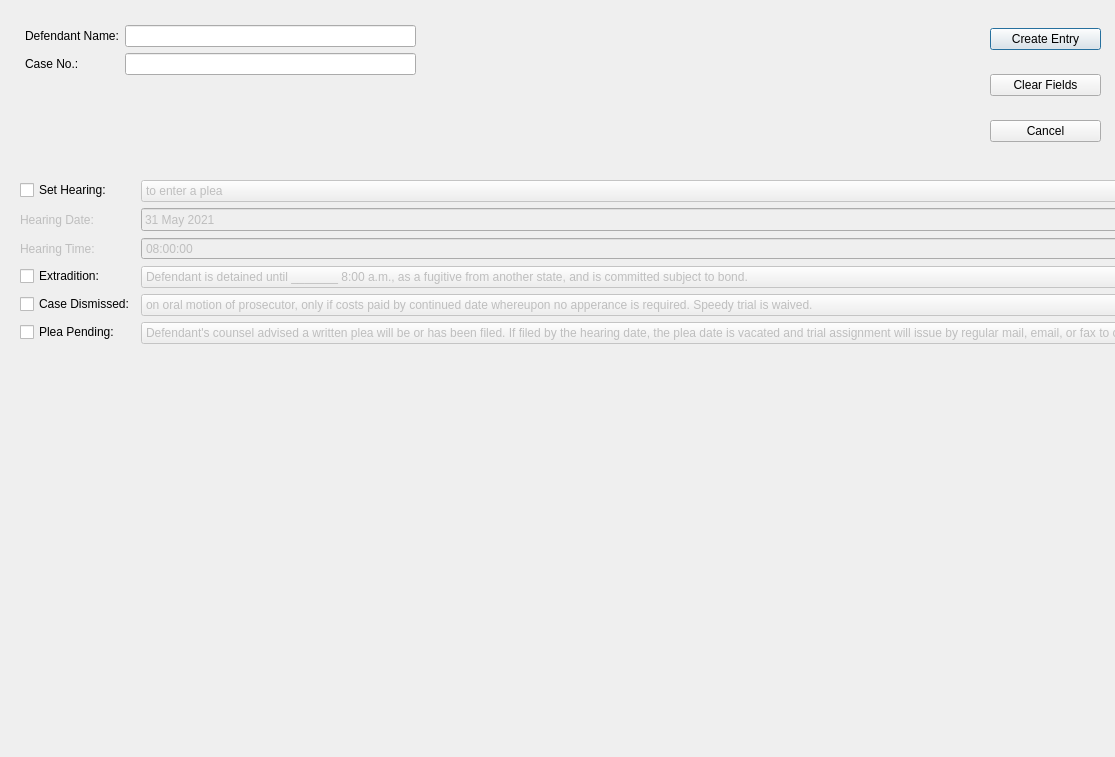
<?xml version="1.0" encoding="UTF-8"?>
<ui version="4.0">
 <class>YellowFormDialog</class>
 <widget class="QDialog" name="YellowFormDialog">
  <property name="enabled">
   <bool>true</bool>
  </property>
  <property name="geometry">
   <rect>
    <x>0</x>
    <y>0</y>
    <width>1115</width>
    <height>757</height>
   </rect>
  </property>
  <property name="sizePolicy">
   <sizepolicy hsizetype="Preferred" vsizetype="Preferred">
    <horstretch>0</horstretch>
    <verstretch>0</verstretch>
   </sizepolicy>
  </property>
  <property name="windowTitle">
   <string>YellowFormDialog</string>
  </property>
  <widget class="QWidget" name="layoutWidget_2">
   <property name="geometry">
    <rect>
     <x>990</x>
     <y>10</y>
     <width>111</width>
     <height>151</height>
    </rect>
   </property>
   <layout class="QVBoxLayout" name="verticalLayout">
    <item>
     <widget class="QPushButton" name="pushButton">
      <property name="text">
       <string>Create Entry</string>
      </property>
     </widget>
    </item>
    <item>
     <widget class="QPushButton" name="pushButton_2">
      <property name="text">
       <string>Clear Fields</string>
      </property>
     </widget>
    </item>
    <item>
     <widget class="QPushButton" name="pushButton_3">
      <property name="text">
       <string>Cancel</string>
      </property>
     </widget>
    </item>
   </layout>
  </widget>
  <widget class="QWidget" name="layoutWidget">
   <property name="geometry">
    <rect>
     <x>20</x>
     <y>20</y>
     <width>401</width>
     <height>81</height>
    </rect>
   </property>
   <layout class="QFormLayout" name="formLayout">
    <property name="leftMargin">
     <number>5</number>
    </property>
    <property name="topMargin">
     <number>5</number>
    </property>
    <property name="rightMargin">
     <number>5</number>
    </property>
    <property name="bottomMargin">
     <number>5</number>
    </property>
    <item row="0" column="0">
     <widget class="QLabel" name="label">
      <property name="text">
       <string>Defendant Name:</string>
      </property>
     </widget>
    </item>
    <item row="0" column="1">
     <widget class="QLineEdit" name="defendant_name"/>
    </item>
    <item row="1" column="0">
     <widget class="QLabel" name="label_2">
      <property name="text">
       <string>Case No.:</string>
      </property>
     </widget>
    </item>
    <item row="1" column="1">
     <widget class="QLineEdit" name="case_no"/>
    </item>
   </layout>
  </widget>
  <widget class="QWidget" name="layoutWidget">
   <property name="geometry">
    <rect>
     <x>20</x>
     <y>180</y>
     <width>1258</width>
     <height>281</height>
    </rect>
   </property>
   <layout class="QFormLayout" name="formLayout_2">
    <item row="0" column="0">
     <widget class="QCheckBox" name="set_hearing_checkbox">
      <property name="text">
       <string>Set Hearing:</string>
      </property>
     </widget>
    </item>
    <item row="0" column="1">
     <widget class="QComboBox" name="case_set_for_choices">
      <property name="enabled">
       <bool>false</bool>
      </property>
      <item>
       <property name="text">
        <string>to enter a plea</string>
       </property>
      </item>
      <item>
       <property name="text">
        <string>for a trial on not guilty plea</string>
       </property>
      </item>
     </widget>
    </item>
    <item row="7" column="0">
     <widget class="QCheckBox" name="extradition_checkbox">
      <property name="text">
       <string>Extradition:</string>
      </property>
     </widget>
    </item>
    <item row="9" column="0">
     <widget class="QCheckBox" name="case_dismissed_checkbox">
      <property name="text">
       <string>Case Dismissed:</string>
      </property>
     </widget>
    </item>
    <item row="11" column="0">
     <widget class="QCheckBox" name="plea_pending_checkbox">
      <property name="text">
       <string>Plea Pending:</string>
      </property>
     </widget>
    </item>
    <item row="11" column="1">
     <widget class="QComboBox" name="plea_pending_choices">
      <property name="enabled">
       <bool>false</bool>
      </property>
      <item>
       <property name="text">
        <string>Defendant's counsel advised a written plea will be or has been filed. If filed by the hearing date, the plea date is vacated and trial assignment will issue by regular mail, email, or fax to counsel.</string>
       </property>
      </item>
     </widget>
    </item>
    <item row="9" column="1">
     <widget class="QComboBox" name="dismissed_choices">
      <property name="enabled">
       <bool>false</bool>
      </property>
      <property name="sizeAdjustPolicy">
       <enum>QComboBox::AdjustToContentsOnFirstShow</enum>
      </property>
      <item>
       <property name="text">
        <string>on oral motion of prosecutor, only if costs paid by continued date whereupon no apperance is required. Speedy trial is waived.</string>
       </property>
      </item>
      <item>
       <property name="text">
        <string>without prejudice.</string>
       </property>
      </item>
     </widget>
    </item>
    <item row="7" column="1">
     <widget class="QComboBox" name="extradition_choices">
      <property name="enabled">
       <bool>false</bool>
      </property>
      <property name="editable">
       <bool>false</bool>
      </property>
      <property name="sizeAdjustPolicy">
       <enum>QComboBox::AdjustToContents</enum>
      </property>
      <item>
       <property name="text">
        <string>Defendant is detained until _______ 8:00 a.m., as a fugitive from another state, and is committed subject to bond.</string>
       </property>
      </item>
      <item>
       <property name="text">
        <string>Defendant waived issues of governor's warrant and habeas corpus. R.C. 2963.11-13. Defendant shall report to court as directed if released on bond.</string>
       </property>
      </item>
     </widget>
    </item>
    <item row="1" column="1">
     <widget class="QDateEdit" name="case_set_date">
      <property name="enabled">
       <bool>false</bool>
      </property>
      <property name="minimumDateTime">
       <datetime>
        <hour>0</hour>
        <minute>0</minute>
        <second>0</second>
        <year>2021</year>
        <month>5</month>
        <day>31</day>
       </datetime>
      </property>
      <property name="maximumDate">
       <date>
        <year>2100</year>
        <month>12</month>
        <day>31</day>
       </date>
      </property>
      <property name="minimumDate">
       <date>
        <year>2021</year>
        <month>5</month>
        <day>31</day>
       </date>
      </property>
      <property name="calendarPopup">
       <bool>true</bool>
      </property>
      <property name="date">
       <date>
        <year>2021</year>
        <month>5</month>
        <day>31</day>
       </date>
      </property>
     </widget>
    </item>
    <item row="1" column="0">
     <widget class="QLabel" name="hearing_date_label">
      <property name="enabled">
       <bool>false</bool>
      </property>
      <property name="text">
       <string>Hearing Date:</string>
      </property>
     </widget>
    </item>
    <item row="2" column="0">
     <widget class="QLabel" name="hearing_time_label">
      <property name="enabled">
       <bool>false</bool>
      </property>
      <property name="text">
       <string>Hearing Time:</string>
      </property>
     </widget>
    </item>
    <item row="2" column="1">
     <widget class="QTimeEdit" name="case_set_time">
      <property name="enabled">
       <bool>false</bool>
      </property>
      <property name="minimumTime">
       <time>
        <hour>8</hour>
        <minute>0</minute>
        <second>0</second>
       </time>
      </property>
      <property name="calendarPopup">
       <bool>true</bool>
      </property>
      <property name="time">
       <time>
        <hour>8</hour>
        <minute>0</minute>
        <second>0</second>
       </time>
      </property>
     </widget>
    </item>
   </layout>
  </widget>
 </widget>
 <resources/>
 <connections>
  <connection>
   <sender>pushButton</sender>
   <signal>clicked()</signal>
   <receiver>YellowFormDialog</receiver>
   <slot>create_entry()</slot>
   <hints>
    <hint type="sourcelabel">
     <x>1008</x>
     <y>37</y>
    </hint>
    <hint type="destinationlabel">
     <x>497</x>
     <y>5</y>
    </hint>
   </hints>
  </connection>
  <connection>
   <sender>pushButton_2</sender>
   <signal>clicked()</signal>
   <receiver>defendant_name</receiver>
   <slot>clear()</slot>
   <hints>
    <hint type="sourcelabel">
     <x>1029</x>
     <y>72</y>
    </hint>
    <hint type="destinationlabel">
     <x>336</x>
     <y>28</y>
    </hint>
   </hints>
  </connection>
  <connection>
   <sender>pushButton_2</sender>
   <signal>clicked()</signal>
   <receiver>case_no</receiver>
   <slot>clear()</slot>
   <hints>
    <hint type="sourcelabel">
     <x>1054</x>
     <y>72</y>
    </hint>
    <hint type="destinationlabel">
     <x>354</x>
     <y>63</y>
    </hint>
   </hints>
  </connection>
  <connection>
   <sender>pushButton_3</sender>
   <signal>clicked()</signal>
   <receiver>YellowFormDialog</receiver>
   <slot>reject()</slot>
   <hints>
    <hint type="sourcelabel">
     <x>1016</x>
     <y>145</y>
    </hint>
    <hint type="destinationlabel">
     <x>1047</x>
     <y>119</y>
    </hint>
   </hints>
  </connection>
  <connection>
   <sender>set_hearing_checkbox</sender>
   <signal>toggled(bool)</signal>
   <receiver>YellowFormDialog</receiver>
   <slot>set_dialog()</slot>
   <hints>
    <hint type="sourcelabel">
     <x>59</x>
     <y>182</y>
    </hint>
    <hint type="destinationlabel">
     <x>88</x>
     <y>96</y>
    </hint>
   </hints>
  </connection>
  <connection>
   <sender>extradition_checkbox</sender>
   <signal>toggled(bool)</signal>
   <receiver>YellowFormDialog</receiver>
   <slot>set_dialog()</slot>
   <hints>
    <hint type="sourcelabel">
     <x>50</x>
     <y>362</y>
    </hint>
    <hint type="destinationlabel">
     <x>112</x>
     <y>181</y>
    </hint>
   </hints>
  </connection>
  <connection>
   <sender>case_dismissed_checkbox</sender>
   <signal>toggled(bool)</signal>
   <receiver>YellowFormDialog</receiver>
   <slot>set_dialog()</slot>
   <hints>
    <hint type="sourcelabel">
     <x>59</x>
     <y>410</y>
    </hint>
    <hint type="destinationlabel">
     <x>120</x>
     <y>213</y>
    </hint>
   </hints>
  </connection>
  <connection>
   <sender>plea_pending_checkbox</sender>
   <signal>toggled(bool)</signal>
   <receiver>YellowFormDialog</receiver>
   <slot>set_dialog()</slot>
   <hints>
    <hint type="sourcelabel">
     <x>88</x>
     <y>457</y>
    </hint>
    <hint type="destinationlabel">
     <x>113</x>
     <y>262</y>
    </hint>
   </hints>
  </connection>
 </connections>
 <slots>
  <slot>create_entry()</slot>
  <slot>set_dialog()</slot>
 </slots>
</ui>
